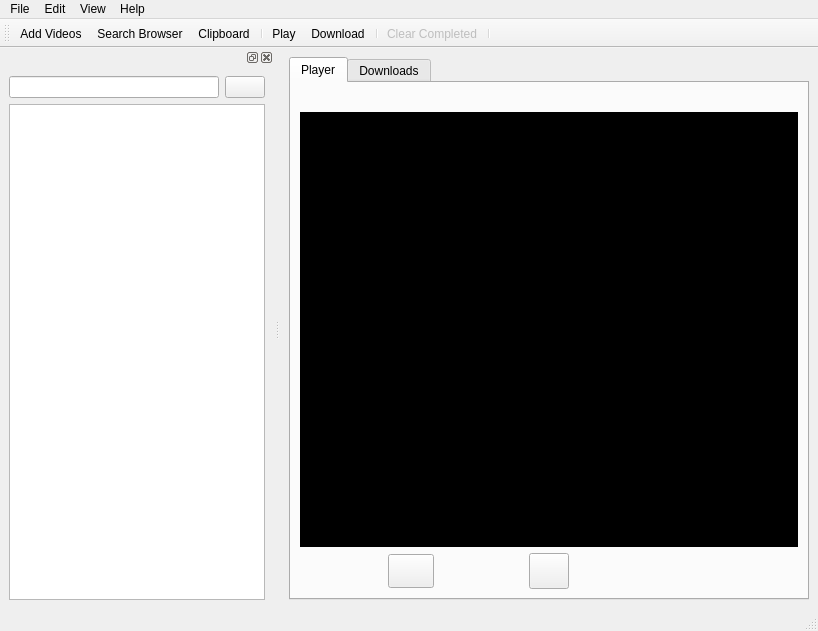
<?xml version="1.0" encoding="UTF-8"?>
<ui version="4.0">
 <class>MainWindow</class>
 <widget class="QMainWindow" name="MainWindow">
  <property name="windowModality">
   <enum>Qt::NonModal</enum>
  </property>
  <property name="geometry">
   <rect>
    <x>0</x>
    <y>0</y>
    <width>818</width>
    <height>631</height>
   </rect>
  </property>
  <property name="minimumSize">
   <size>
    <width>700</width>
    <height>600</height>
   </size>
  </property>
  <property name="windowTitle">
   <string>WatchVideo</string>
  </property>
  <property name="windowIcon">
   <iconset resource="icons.qrc">
    <normaloff>:/media/watchvideo-32x32.png</normaloff>:/media/watchvideo-32x32.png</iconset>
  </property>
  <widget class="QWidget" name="centralwidget">
   <layout class="QVBoxLayout" name="verticalLayout">
    <item>
     <widget class="QTabWidget" name="tab_widget">
      <property name="currentIndex">
       <number>0</number>
      </property>
      <widget class="QWidget" name="tab_player">
       <attribute name="title">
        <string>Player</string>
       </attribute>
       <layout class="QVBoxLayout" name="verticalLayout_4">
        <item>
         <widget class="QLabel" name="nameLabel">
          <property name="styleSheet">
           <string notr="true"/>
          </property>
          <property name="text">
           <string/>
          </property>
         </widget>
        </item>
        <item>
         <widget class="QWidget" name="videoWidget" native="true">
          <property name="sizePolicy">
           <sizepolicy hsizetype="MinimumExpanding" vsizetype="MinimumExpanding">
            <horstretch>0</horstretch>
            <verstretch>0</verstretch>
           </sizepolicy>
          </property>
          <property name="minimumSize">
           <size>
            <width>0</width>
            <height>300</height>
           </size>
          </property>
          <property name="mouseTracking">
           <bool>true</bool>
          </property>
          <property name="styleSheet">
           <string notr="true">background-color: rgb(0, 0, 0);</string>
          </property>
          <layout class="QFormLayout" name="formLayout">
           <property name="fieldGrowthPolicy">
            <enum>QFormLayout::AllNonFixedFieldsGrow</enum>
           </property>
          </layout>
         </widget>
        </item>
        <item>
         <layout class="QHBoxLayout" name="horizontalLayout">
          <item>
           <widget class="QStackedWidget" name="stackedWidget">
            <property name="enabled">
             <bool>true</bool>
            </property>
            <property name="sizePolicy">
             <sizepolicy hsizetype="Fixed" vsizetype="Fixed">
              <horstretch>0</horstretch>
              <verstretch>0</verstretch>
             </sizepolicy>
            </property>
            <property name="minimumSize">
             <size>
              <width>47</width>
              <height>36</height>
             </size>
            </property>
            <property name="maximumSize">
             <size>
              <width>47</width>
              <height>34</height>
             </size>
            </property>
            <property name="currentIndex">
             <number>0</number>
            </property>
            <widget class="QWidget" name="page">
             <widget class="QPushButton" name="btn_play">
              <property name="enabled">
               <bool>true</bool>
              </property>
              <property name="geometry">
               <rect>
                <x>0</x>
                <y>0</y>
                <width>46</width>
                <height>34</height>
               </rect>
              </property>
              <property name="minimumSize">
               <size>
                <width>46</width>
                <height>34</height>
               </size>
              </property>
              <property name="maximumSize">
               <size>
                <width>46</width>
                <height>34</height>
               </size>
              </property>
              <property name="text">
               <string/>
              </property>
              <property name="icon">
               <iconset resource="icons.qrc">
                <normaloff>:/media/start.png</normaloff>:/media/start.png</iconset>
              </property>
             </widget>
            </widget>
            <widget class="QWidget" name="page_2">
             <property name="enabled">
              <bool>true</bool>
             </property>
             <widget class="QPushButton" name="btn_pause">
              <property name="enabled">
               <bool>true</bool>
              </property>
              <property name="geometry">
               <rect>
                <x>0</x>
                <y>0</y>
                <width>46</width>
                <height>34</height>
               </rect>
              </property>
              <property name="sizePolicy">
               <sizepolicy hsizetype="Fixed" vsizetype="Fixed">
                <horstretch>0</horstretch>
                <verstretch>0</verstretch>
               </sizepolicy>
              </property>
              <property name="minimumSize">
               <size>
                <width>46</width>
                <height>34</height>
               </size>
              </property>
              <property name="maximumSize">
               <size>
                <width>46</width>
                <height>34</height>
               </size>
              </property>
              <property name="text">
               <string/>
              </property>
              <property name="icon">
               <iconset resource="icons.qrc">
                <normaloff>:/media/pause.png</normaloff>:/media/pause.png</iconset>
              </property>
             </widget>
            </widget>
           </widget>
          </item>
          <item>
           <widget class="QPushButton" name="btn_stop">
            <property name="sizePolicy">
             <sizepolicy hsizetype="Fixed" vsizetype="Preferred">
              <horstretch>46</horstretch>
              <verstretch>34</verstretch>
             </sizepolicy>
            </property>
            <property name="text">
             <string/>
            </property>
            <property name="icon">
             <iconset resource="icons.qrc">
              <normaloff>:/media/stop.png</normaloff>:/media/stop.png</iconset>
            </property>
           </widget>
          </item>
          <item>
           <widget class="QPushButton" name="btn_replay">
            <property name="sizePolicy">
             <sizepolicy hsizetype="Fixed" vsizetype="Fixed">
              <horstretch>46</horstretch>
              <verstretch>34</verstretch>
             </sizepolicy>
            </property>
            <property name="minimumSize">
             <size>
              <width>46</width>
              <height>34</height>
             </size>
            </property>
            <property name="text">
             <string/>
            </property>
            <property name="icon">
             <iconset resource="icons.qrc">
              <normaloff>:/media/refresh.png</normaloff>:/media/refresh.png</iconset>
            </property>
            <property name="flat">
             <bool>true</bool>
            </property>
           </widget>
          </item>
         </layout>
        </item>
       </layout>
      </widget>
      <widget class="QWidget" name="tab_downloads">
       <attribute name="title">
        <string>Downloads</string>
       </attribute>
       <layout class="QVBoxLayout" name="verticalLayout_2">
        <item>
         <widget class="QTreeWidget" name="tree_downloads">
          <property name="alternatingRowColors">
           <bool>true</bool>
          </property>
          <property name="selectionMode">
           <enum>QAbstractItemView::ExtendedSelection</enum>
          </property>
          <property name="itemsExpandable">
           <bool>true</bool>
          </property>
          <property name="allColumnsShowFocus">
           <bool>true</bool>
          </property>
          <property name="columnCount">
           <number>5</number>
          </property>
          <attribute name="headerDefaultSectionSize">
           <number>140</number>
          </attribute>
          <attribute name="headerMinimumSectionSize">
           <number>60</number>
          </attribute>
          <attribute name="headerStretchLastSection">
           <bool>true</bool>
          </attribute>
          <column>
           <property name="text">
            <string>Title</string>
           </property>
          </column>
          <column>
           <property name="text">
            <string>Size</string>
           </property>
          </column>
          <column>
           <property name="text">
            <string>Progress</string>
           </property>
          </column>
          <column>
           <property name="text">
            <string>Speed</string>
           </property>
          </column>
          <column>
           <property name="text">
            <string>Time Left</string>
           </property>
          </column>
         </widget>
        </item>
       </layout>
      </widget>
     </widget>
    </item>
   </layout>
  </widget>
  <widget class="QMenuBar" name="menubar">
   <property name="geometry">
    <rect>
     <x>0</x>
     <y>0</y>
     <width>818</width>
     <height>21</height>
    </rect>
   </property>
   <widget class="QMenu" name="menuFile">
    <property name="title">
     <string>File</string>
    </property>
    <addaction name="a_quit"/>
   </widget>
   <widget class="QMenu" name="menuEdit">
    <property name="title">
     <string>Edit</string>
    </property>
    <addaction name="a_preferences"/>
   </widget>
   <widget class="QMenu" name="menuHelp">
    <property name="title">
     <string>Help</string>
    </property>
    <addaction name="a_about"/>
   </widget>
   <widget class="QMenu" name="menuView">
    <property name="title">
     <string>View</string>
    </property>
    <addaction name="a_viewSearch"/>
   </widget>
   <addaction name="menuFile"/>
   <addaction name="menuEdit"/>
   <addaction name="menuView"/>
   <addaction name="menuHelp"/>
  </widget>
  <widget class="QStatusBar" name="statusbar"/>
  <widget class="QToolBar" name="toolBar">
   <property name="enabled">
    <bool>true</bool>
   </property>
   <property name="windowTitle">
    <string>toolBar</string>
   </property>
   <property name="toolTip">
    <string>Shortcut to get the links from the clipboard</string>
   </property>
   <property name="iconSize">
    <size>
     <width>32</width>
     <height>32</height>
    </size>
   </property>
   <property name="toolButtonStyle">
    <enum>Qt::ToolButtonTextUnderIcon</enum>
   </property>
   <attribute name="toolBarArea">
    <enum>TopToolBarArea</enum>
   </attribute>
   <attribute name="toolBarBreak">
    <bool>false</bool>
   </attribute>
   <addaction name="a_addVideos"/>
   <addaction name="a_searchBrowser"/>
   <addaction name="a_clipboard"/>
   <addaction name="separator"/>
   <addaction name="a_play"/>
   <addaction name="a_download"/>
   <addaction name="separator"/>
   <addaction name="a_clearCompleted"/>
   <addaction name="separator"/>
  </widget>
  <widget class="SearchWidget" name="dockWidget">
   <property name="sizePolicy">
    <sizepolicy hsizetype="Preferred" vsizetype="Preferred">
     <horstretch>0</horstretch>
     <verstretch>0</verstretch>
    </sizepolicy>
   </property>
   <property name="minimumSize">
    <size>
     <width>101</width>
     <height>131</height>
    </size>
   </property>
   <property name="windowTitle">
    <string/>
   </property>
   <attribute name="dockWidgetArea">
    <number>1</number>
   </attribute>
   <widget class="QWidget" name="dockWidgetContents">
    <layout class="QVBoxLayout" name="verticalLayout_3">
     <item>
      <layout class="QHBoxLayout" name="horizontalLayout_2">
       <item>
        <widget class="SearchField" name="searchLine">
         <property name="sizePolicy">
          <sizepolicy hsizetype="Expanding" vsizetype="Fixed">
           <horstretch>0</horstretch>
           <verstretch>0</verstretch>
          </sizepolicy>
         </property>
         <property name="styleSheet">
          <string notr="true"/>
         </property>
        </widget>
       </item>
       <item>
        <widget class="QPushButton" name="b_search">
         <property name="text">
          <string/>
         </property>
         <property name="icon">
          <iconset resource="icons.qrc">
           <normaloff>:/media/search.png</normaloff>:/media/search.png</iconset>
         </property>
        </widget>
       </item>
      </layout>
     </item>
     <item>
      <widget class="QTreeWidget" name="resultsWidget">
       <property name="rootIsDecorated">
        <bool>false</bool>
       </property>
       <property name="wordWrap">
        <bool>true</bool>
       </property>
       <property name="headerHidden">
        <bool>true</bool>
       </property>
       <attribute name="headerMinimumSectionSize">
        <number>50</number>
       </attribute>
       <column>
        <property name="text">
         <string notr="true">1</string>
        </property>
       </column>
      </widget>
     </item>
    </layout>
   </widget>
  </widget>
  <action name="a_addVideos">
   <property name="icon">
    <iconset resource="icons.qrc">
     <normaloff>:/media/harddisk-add.png</normaloff>:/media/harddisk-add.png</iconset>
   </property>
   <property name="text">
    <string>Add Videos</string>
   </property>
   <property name="toolTip">
    <string>Add one or more links to download or play directly in your favorite mediaplayer.</string>
   </property>
  </action>
  <action name="a_searchBrowser">
   <property name="icon">
    <iconset resource="icons.qrc">
     <normaloff>:/media/Web-browser.png</normaloff>:/media/Web-browser.png</iconset>
   </property>
   <property name="text">
    <string>Search Browser</string>
   </property>
   <property name="toolTip">
    <string>Searches open windows and tabs in your browser for flash videos (only Firefox and derivatives are suported)</string>
   </property>
  </action>
  <action name="a_clearCompleted">
   <property name="enabled">
    <bool>false</bool>
   </property>
   <property name="icon">
    <iconset resource="icons.qrc">
     <normaloff>:/media/edit-clear-list.png</normaloff>:/media/edit-clear-list.png</iconset>
   </property>
   <property name="text">
    <string>Clear Completed</string>
   </property>
  </action>
  <action name="a_about">
   <property name="icon">
    <iconset resource="icons.qrc">
     <normaloff>:/media/watchvideo-32x32.png</normaloff>:/media/watchvideo-32x32.png</iconset>
   </property>
   <property name="text">
    <string>About</string>
   </property>
  </action>
  <action name="a_preferences">
   <property name="icon">
    <iconset resource="icons.qrc">
     <normaloff>:/media/preferences.png</normaloff>:/media/preferences.png</iconset>
   </property>
   <property name="text">
    <string>Preferences</string>
   </property>
  </action>
  <action name="a_quit">
   <property name="icon">
    <iconset resource="icons.qrc">
     <normaloff>:/media/quit.png</normaloff>:/media/quit.png</iconset>
   </property>
   <property name="text">
    <string>Quit</string>
   </property>
  </action>
  <action name="a_clipboard">
   <property name="icon">
    <iconset resource="icons.qrc">
     <normaloff>:/media/klipper.png</normaloff>:/media/klipper.png</iconset>
   </property>
   <property name="text">
    <string>Clipboard</string>
   </property>
   <property name="toolTip">
    <string>Fetch link from the clipboard</string>
   </property>
  </action>
  <action name="a_play">
   <property name="icon">
    <iconset resource="icons.qrc">
     <normaloff>:/media/internet-play.png</normaloff>:/media/internet-play.png</iconset>
   </property>
   <property name="text">
    <string>Play</string>
   </property>
   <property name="toolTip">
    <string>Shortcut to play the video(s) from the url(s) on the clipboard</string>
   </property>
  </action>
  <action name="a_download">
   <property name="icon">
    <iconset resource="icons.qrc">
     <normaloff>:/media/internet-download.png</normaloff>:/media/internet-download.png</iconset>
   </property>
   <property name="text">
    <string>Download</string>
   </property>
   <property name="toolTip">
    <string>Shortcut to download the video(s) from the url(s) on the clipboard</string>
   </property>
  </action>
  <action name="a_viewSearch">
   <property name="checkable">
    <bool>true</bool>
   </property>
   <property name="checked">
    <bool>true</bool>
   </property>
   <property name="text">
    <string>Search</string>
   </property>
  </action>
 </widget>
 <customwidgets>
  <customwidget>
   <class>SearchField</class>
   <extends>QLineEdit</extends>
   <header>searchfield.h</header>
  </customwidget>
  <customwidget>
   <class>SearchWidget</class>
   <extends>QDockWidget</extends>
   <header>search_widget.h</header>
   <container>1</container>
  </customwidget>
 </customwidgets>
 <resources>
  <include location="icons.qrc"/>
 </resources>
 <connections/>
</ui>
